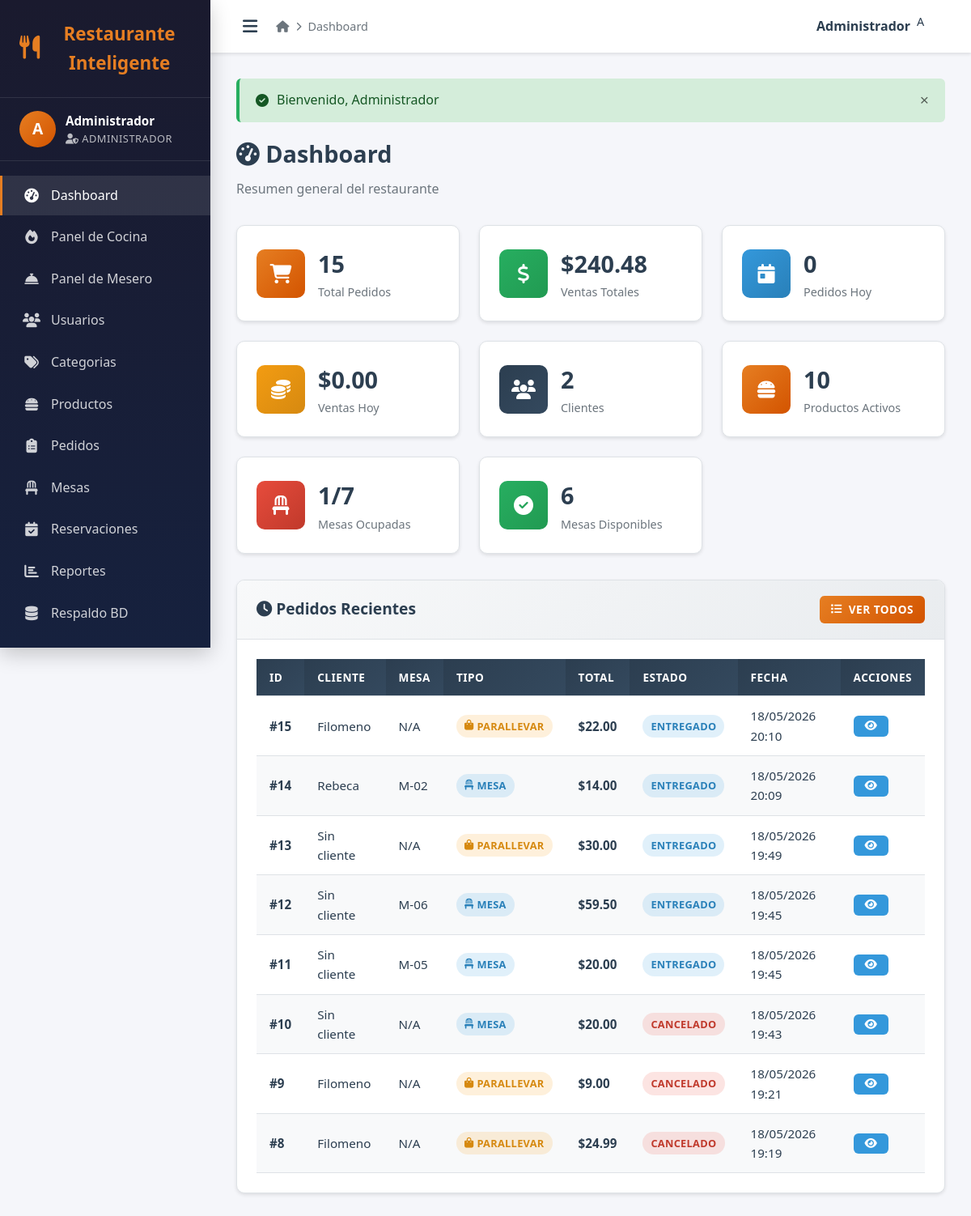
Page /admin/dashboard.php (signed in) on the committed database.
### tables this page shows
CREATE TABLE `pedidos` (
  `id` int(11) unsigned NOT NULL AUTO_INCREMENT,
  `cliente_id` int(11) unsigned DEFAULT NULL,
  `mesa_id` int(11) unsigned DEFAULT NULL,
  `tipo` enum('Mesa','Domicilio','ParaLlevar') NOT NULL DEFAULT 'Mesa',
  `estado` enum('Pendiente','EnPreparacion','Listo','Entregado','Cancelado') NOT NULL DEFAULT 'Pendiente',
  `total` decimal(10,2) NOT NULL DEFAULT 0.00,
  `notas` text DEFAULT NULL,
  `fecha_pedido` timestamp NOT NULL DEFAULT current_timestamp(),
  `fecha_actualizacion` timestamp NULL DEFAULT NULL ON UPDATE current_timestamp(),
  PRIMARY KEY (`id`),
  KEY `fk_cliente` (`cliente_id`),
  KEY `fk_mesa` (`mesa_id`),
  CONSTRAINT `fk_pedidos_cliente` FOREIGN KEY (`cliente_id`) REFERENCES `usuarios` (`id`) ON DELETE SET NULL,
  CONSTRAINT `fk_pedidos_mesa` FOREIGN KEY (`mesa_id`) REFERENCES `mesas` (`id`) ON DELETE SET NULL
);

CREATE TABLE `usuarios` (
  `id` int(11) unsigned NOT NULL AUTO_INCREMENT,
  `nombre` varchar(100) NOT NULL,
  `email` varchar(100) NOT NULL,
  `password` varchar(255) NOT NULL,
  `rol` enum('Administrador','Cocinero','Mesero','Cliente') NOT NULL DEFAULT 'Cliente',
  `rol_id` int(11) unsigned DEFAULT NULL,
  `telefono` varchar(20) DEFAULT NULL,
  `direccion` text DEFAULT NULL,
  `activo` tinyint(1) NOT NULL DEFAULT 1,
  `fecha_registro` timestamp NOT NULL DEFAULT current_timestamp(),
  PRIMARY KEY (`id`),
  UNIQUE KEY `uk_email` (`email`),
  KEY `fk_usuarios_rol` (`rol_id`),
  CONSTRAINT `fk_usuarios_rol` FOREIGN KEY (`rol_id`) REFERENCES `roles` (`id`) ON DELETE SET NULL
);

CREATE TABLE `mesas` (
  `id` int(11) unsigned NOT NULL AUTO_INCREMENT,
  `numero` varchar(20) NOT NULL,
  `capacidad` int(11) NOT NULL DEFAULT 4,
  `ubicacion` varchar(100) DEFAULT NULL,
  `estado` enum('Disponible','Ocupada','Reservada','Mantenimiento') NOT NULL DEFAULT 'Disponible',
  PRIMARY KEY (`id`),
  UNIQUE KEY `uk_numero` (`numero`)
);

### includes/config.php (called while the page is built, shortened)
<?php
function getDB() {
    static $pdo = null;
    if ($pdo === null) {
        try {
            $dsn = 'mysql:host=' . DB_HOST . ';dbname=' . DB_NAME . ';charset=' . DB_CHARSET;
            $options = [
                PDO::ATTR_ERRMODE => PDO::ERRMODE_EXCEPTION,
                PDO::ATTR_DEFAULT_FETCH_MODE => PDO::FETCH_ASSOC,
                PDO::ATTR_EMULATE_PREPARES => false,
            ];
            $pdo = new PDO($dsn, DB_USER, DB_PASS, $options);
        } catch (PDOException $e) {
            die('Error de conexion: ' . $e->getMessage());
        }
    }
    return $pdo;
}
function formatMoney($amount) {
    return '$' . number_format((float)$amount, 2);
}
function formatDate($date) {
    return date('d/m/Y H:i', strtotime($date));
}
function getDashboardStats() {
    $db = getDB();
    $stats = [];
    $stats['total_pedidos'] = $db->query("SELECT COUNT(*) FROM pedidos")->fetchColumn();
    $stats['pedidos_hoy'] = $db->query("SELECT COUNT(*) FROM pedidos WHERE DATE(fecha_pedido) = CURDATE()")->fetchColumn();
    $stats['total_ventas'] = $db->query("SELECT COALESCE(SUM(total), 0) FROM pedidos WHERE estado != 'Cancelado'")->fetchColumn();
    $stats['ventas_hoy'] = $db->query("SELECT COALESCE(SUM(total), 0) FROM pedidos WHERE DATE(fecha_pedido) = CURDATE() AND estado != 'Cancelado'")->fetchColumn();
    $stats['total_clientes'] = $db->query("SELECT COUNT(*) FROM usuarios WHERE rol = 'Cliente'")->fetchColumn();
    $stats['total_productos'] = $db->query("SELECT COUNT(*) FROM productos WHERE disponible = 1")->fetchColumn();
    $stats['mesas_ocupadas'] = $db->query("SELECT COUNT(*) FROM mesas WHERE estado = 'Ocupada'")->fetchColumn();
    $stats['mesas_disponibles'] = $db->query("SELECT COUNT(*) FROM mesas WHERE estado = 'Disponible'")->fetchColumn();
    return $stats;
}
function getRecentOrders($limit = 10) {
    $db = getDB();
    $stmt = $db->prepare("
        SELECT p.*, u.nombre as cliente_nombre, m.numero as mesa_numero
        FROM pedidos p
        LEFT JOIN usuarios u ON p.cliente_id = u.id
        LEFT JOIN mesas m ON p.mesa_id = m.id
        ORDER BY p.fecha_pedido DESC
        LIMIT ?
    ");
    $stmt->execute([$limit]);
    return $stmt->fetchAll();
}
function getEstadoBadge($estado) {
    $badges = [
        'Pendiente' => 'badge-warning',
        'EnPreparacion' => 'badge-info',
        'Listo' => 'badge-success',
        'Entregado' => 'badge-primary',
        'Cancelado' => 'badge-danger',
        'Disponible' => 'badge-success',
        'Ocupada' => 'badge-danger',
        'Reservada' => 'badge-warning',
        'Mantenimiento' => 'badge-secondary',
        'Confirmada' => 'badge-success',
        'Completada' => 'badge-primary'
    ];
    return isset($badges[$estado]) ? $badges[$estado] : 'badge-secondary';
}

### admin/dashboard.php (the view, shortened to what this page needs)
<?php
require_once 'header.php';
$stats = getDashboardStats();
$recentOrders = getRecentOrders(8);
?>
<h1 class="page-title"><i class="fas fa-tachometer-alt"></i> Dashboard</h1>
<p class="page-subtitle">Resumen general del restaurante</p>
<div class="stats-grid">
    <div class="stat-card animate-fadeInUp">
        <div class="stat-icon primary">
            <i class="fas fa-shopping-cart"></i>
        </div>
        <div class="stat-info">
            <h3><?php echo $stats['total_pedidos']; ?></h3>
            <p>Total Pedidos</p>
        </div>
    </div>
    <div class="stat-card animate-fadeInUp" style="animation-delay: 0.1s;">
        <div class="stat-icon success">
            <i class="fas fa-dollar-sign"></i>
        </div>
        <div class="stat-info">
            <h3><?php echo formatMoney($stats['total_ventas']); ?></h3>
            <p>Ventas Totales</p>
        </div>
    </div>
    <div class="stat-card animate-fadeInUp" style="animation-delay: 0.2s;">
        <div class="stat-icon info">
            <i class="fas fa-calendar-day"></i>
        </div>
        <div class="stat-info">
            <h3><?php echo $stats['pedidos_hoy']; ?></h3>
            <p>Pedidos Hoy</p>
        </div>
    </div>
    <div class="stat-card animate-fadeInUp" style="animation-delay: 0.3s;">
        <div class="stat-icon warning">
            <i class="fas fa-coins"></i>
        </div>
        <div class="stat-info">
            <h3><?php echo formatMoney($stats['ventas_hoy']); ?></h3>
            <p>Ventas Hoy</p>
        </div>
    </div>
    <div class="stat-card animate-fadeInUp" style="animation-delay: 0.4s;">
        <div class="stat-icon secondary">
            <i class="fas fa-users"></i>
        </div>
        <div class="stat-info">
            <h3><?php echo $stats['total_clientes']; ?></h3>
            <p>Clientes</p>
        </div>
    </div>
    <div class="stat-card animate-fadeInUp" style="animation-delay: 0.5s;">
        <div class="stat-icon primary">
            <i class="fas fa-hamburger"></i>
        </div>
        <div class="stat-info">
            <h3><?php echo $stats['total_productos']; ?></h3>
            <p>Productos Activos</p>
        </div>
    </div>
    <div class="stat-card animate-fadeInUp" style="animation-delay: 0.6s;">
        <div class="stat-icon danger">
            <i class="fas fa-chair"></i>
        </div>
        <div class="stat-info">
            <h3><?php echo $stats['mesas_ocupadas']; ?>/<?php echo $stats['mesas_ocupadas'] + $stats['mesas_disponibles']; ?></h3>
            <p>Mesas Ocupadas</p>
        </div>
    </div>
    <div class="stat-card animate-fadeInUp" style="animation-delay: 0.7s;">
        <div class="stat-icon success">
            <i class="fas fa-check-circle"></i>
        </div>
        <div class="stat-info">
            <h3><?php echo $stats['mesas_disponibles']; ?></h3>
            <p>Mesas Disponibles</p>
        </div>
    </div>
</div>
<div class="card">
    <div class="card-header">
        <h3><i class="fas fa-clock"></i> Pedidos Recientes</h3>
        <a href="pedidos.php" class="btn btn-sm btn-primary">
            <i class="fas fa-list"></i> Ver Todos
        </a>
    </div>
    <div class="card-body">
        <div class="table-responsive">
            <table class="table">
                <thead>
                    <tr>
                        <th>ID</th>
                        <th>Cliente</th>
                        <th>Mesa</th>
                        <th>Tipo</th>
                        <th>Total</th>
                        <th>Estado</th>
                        <th>Fecha</th>
                        <th>Acciones</th>
                    </tr>
                </thead>
                <tbody>
                    <?php foreach ($recentOrders as $order): ?>
                    <tr>
                        <td><strong>#<?php echo $order['id']; ?></strong></td>
                        <td><?php echo $order['cliente_nombre'] ?: 'Sin cliente'; ?></td>
                        <td><?php echo $order['mesa_numero'] ?: 'N/A'; ?></td>
                        <td>
                            <span class="badge badge-<?php echo $order['tipo'] == 'Mesa' ? 'primary' : ($order['tipo'] == 'Domicilio' ? 'info' : 'warning'); ?>">
                                <i class="fas fa-<?php echo $order['tipo'] == 'Mesa' ? 'chair' : ($order['tipo'] == 'Domicilio' ? 'motorcycle' : 'shopping-bag'); ?>"></i>
                                <?php echo $order['tipo']; ?>
                            </span>
                        </td>
                        <td><strong><?php echo formatMoney($order['total']); ?></strong></td>
                        <td>
                            <span class="badge <?php echo getEstadoBadge($order['estado']); ?>">
                                <?php echo $order['estado']; ?>
                            </span>
                        </td>
                        <td><?php echo formatDate($order['fecha_pedido']); ?></td>
                        <td>
                            <a href="pedidos.php?ver=<?php echo $order['id']; ?>" class="btn btn-sm btn-info" title="Ver detalle">
                                <i class="fas fa-eye"></i>
                            </a>
                        </td>
                    </tr>
                    <?php endforeach; ?>
                </tbody>
            </table>
        </div>
    </div>
</div>
<?php require_once 'footer.php'; ?>

### rows in the picture
pedidos: id "15", cliente.nombre "Filomeno", mesa_numero "N/A", tipo "PARALLEVAR", total "$22.00", estado "ENTREGADO", fecha_pedido "18/05/2026 20:10"
pedidos: id "14", cliente.nombre "Rebeca", mesa.numero "M-02", tipo "MESA", total "$14.00", estado "ENTREGADO", fecha_pedido "18/05/2026 20:09"
pedidos: id "13", cliente_nombre "Sin cliente", mesa_numero "N/A", tipo "PARALLEVAR", total "$30.00", estado "ENTREGADO", fecha_pedido "18/05/2026 19:49"
pedidos: id "12", cliente_nombre "Sin cliente", mesa.numero "M-06", tipo "MESA", total "$59.50", estado "ENTREGADO", fecha_pedido "18/05/2026 19:45"
pedidos: id "11", cliente_nombre "Sin cliente", mesa.numero "M-05", tipo "MESA", total "$20.00", estado "ENTREGADO", fecha_pedido "18/05/2026 19:45"
pedidos: id "10", cliente_nombre "Sin cliente", mesa_numero "N/A", tipo "MESA", total "$20.00", estado "CANCELADO", fecha_pedido "18/05/2026 19:43"
pedidos: id "9", cliente.nombre "Filomeno", mesa_numero "N/A", tipo "PARALLEVAR", total "$9.00", estado "CANCELADO", fecha_pedido "18/05/2026 19:21"
pedidos: id "8", cliente.nombre "Filomeno", mesa_numero "N/A", tipo "PARALLEVAR", total "$24.99", estado "CANCELADO", fecha_pedido "18/05/2026 19:19"

### other values in the picture
APP_NAME "Restaurante Inteligente"
substr($_SESSION['usuario_nombre'], 0, 1) "A"
$_SESSION['usuario_nombre'] "Administrador"
$_SESSION['usuario_rol'] "ADMINISTRADOR"
$pageTitle "Dashboard"
$flash['mensaje'] "Bienvenido, Administrador"
$stats['total_pedidos'] "15"
formatMoney($stats['total_ventas']) "$240.48"
$stats['pedidos_hoy'] "0"
formatMoney($stats['ventas_hoy']) "$0.00"
$stats['total_clientes'] "2"
$stats['total_productos'] "10"
$stats['mesas_ocupadas'] "1"
$stats['mesas_ocupadas'] + $stats['mesas_disponibles'] "7"
$stats['mesas_disponibles'] "6"
